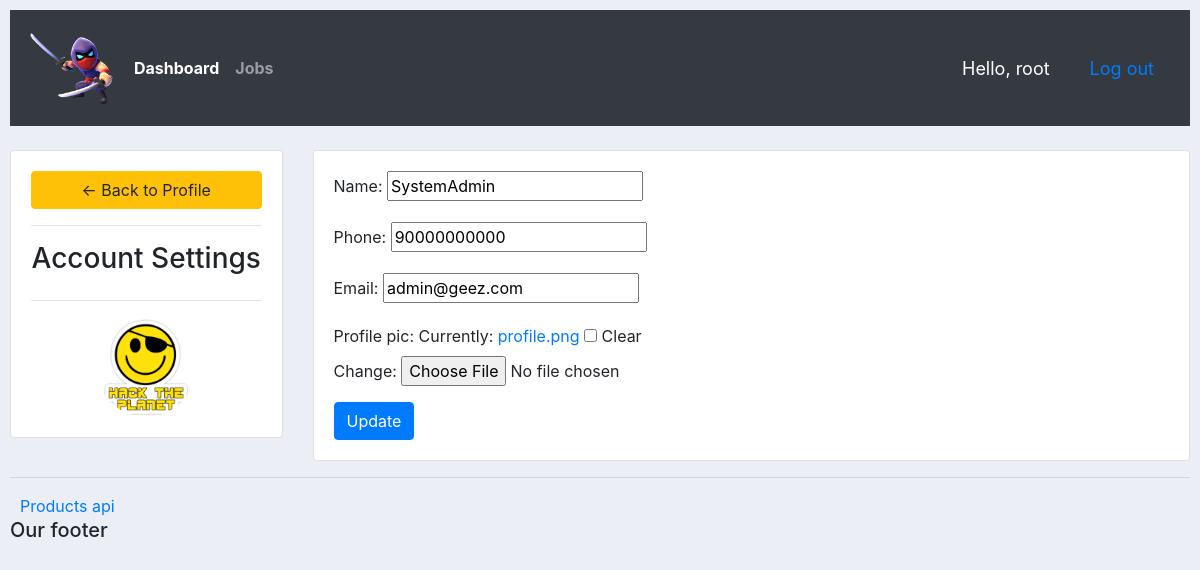
Page /settings/ (signed in) on the committed database.
### accounts/models.py (models this page shows, shortened)
class Customer(models.Model):
    user = models.OneToOneField(User,null=True,blank=True,on_delete=models.CASCADE)
    name = models.CharField(max_length=200,null=True)
    phone = models.IntegerField(null=True)
    email = models.EmailField(max_length=200,null=True)
    date = models.DateTimeField(auto_now_add=True,null=True)
    profile_pic = models.ImageField(default="profile.png",null=True,blank=True)

### accounts/decorators.py (the view)
        def wrapperr_func(request, *args,**kwargs):
            group = None
            if request.user.groups.exists():
                group = request.user.groups.all()[0].name
            if group in allowed_roles:
                return view_func(request, *args,**kwargs)
            else:
                return HttpResponse("You are not authorized!")

### accounts/forms.py
class CustomerForm(ModelForm):
    class Meta:
        model = Customer
        fields = '__all__'
        exclude = ['user']

### accounts/views.py (called while the page is built)
@login_required(login_url='login')
@allowed_user(allowed_roles=['Customer','admins'])
def profile_settings(request):
    customer = request.user.customer
    form = CustomerForm(instance=customer)
    if request.method == "POST":
        form = CustomerForm(request.POST, request.FILES, instance=customer)
        if form.is_valid():
            form.save()
    context = {'form':form}
    return render(request,'account/profilesetting.html',context)

### accounts/templates/account/profilesetting.html (shortened to what this page needs)
{% extends 'account/main.html' %}
{% block content %}
<br>
<div class="row">
    <div class="col-md-3">
        <div class="card card-body">
            <a href="{%url 'home'}" class="btn btn-warning">&#8592; Back to Profile</a>
            <hr>
            <h3 style="text-align: center;">Account Settings</h3>
            <hr>
            <img class="profile-pic" src="{{request.user.customer.profile_pic.url}}" alt="" srcset="">
        </div>
    </div>
        <div class="col-md-9">
            <div class="card card-body">
                <form action="" method="post" enctype="multipart/form-data">
                    {{form.as_p}}
                    <input type="submit" value="Update" class="btn btn-primary" name="Update Information">
                </form>
            </div>
        </div>
</div>
{% endblock %}

### accounts/templates/components/navbar.html (shortened to what this page needs)
{% load static %}
<nav class="navbar navbar-expand-lg navbar-dark bg-dark">
    <img src="{% static 'images/logo.png'%}" alt="Rexapp">
    <div class="collapse navbar-collapse" id="navbarNavAltMarkup">
      <div class="navbar-nav">
        <a class="nav-item nav-link active" href="{%url 'home'%}"><b>Dashboard</b></a>
        <a class="nav-item nav-link" href="{%url 'job'%}"><b>Jobs</b></a>
      </div>
    </div>
    <span style="color: white; font-size: 18px; margin-right: 20px;"><a style="color: white; font-size: 18px; margin-right: 20px;" href="{% url 'profilepage'%}">Hello, {{request.user}}</a> </span>
    <span><a style=" font-size: 18px; margin-right: 20px;" href="{% url 'logout' %}">Log out</a></span>
  </nav>

### static/css/main.css (style rules this page uses)
body { background-color: #ebeff5; }
img { width: 100px; height: 100px; }

### accounts/templates/account/profilesetting.html (style rules this page uses)
.profile-pic { max-width: 200px; max-height: 200px; margin: 0 auto; border-radius: 50%; }

### rows in the picture
Customer: name "SystemAdmin", phone "90000000000", email "admin@geez.com"

### other values in the picture
{{ request.user }} "root"
